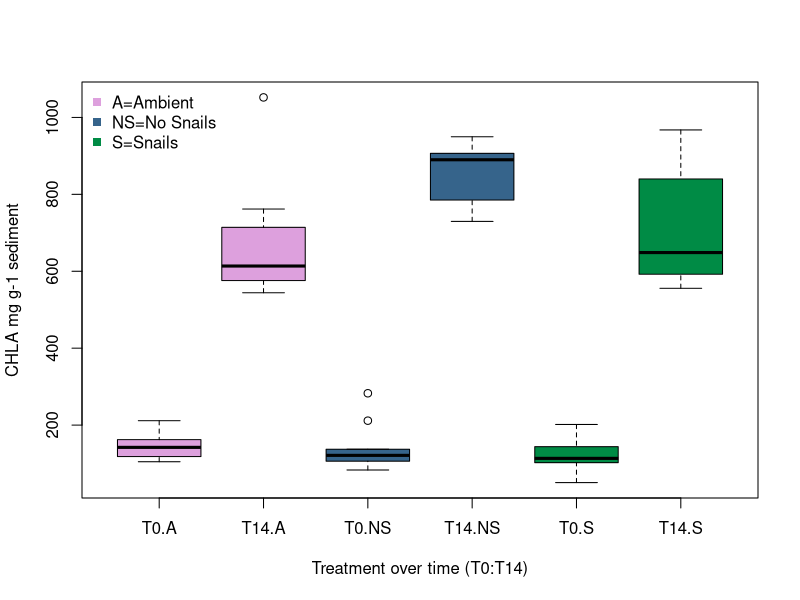
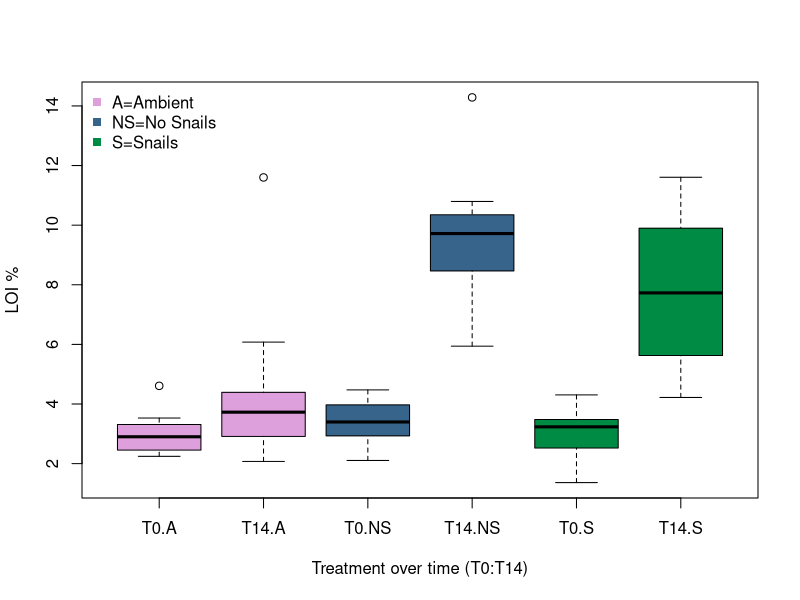
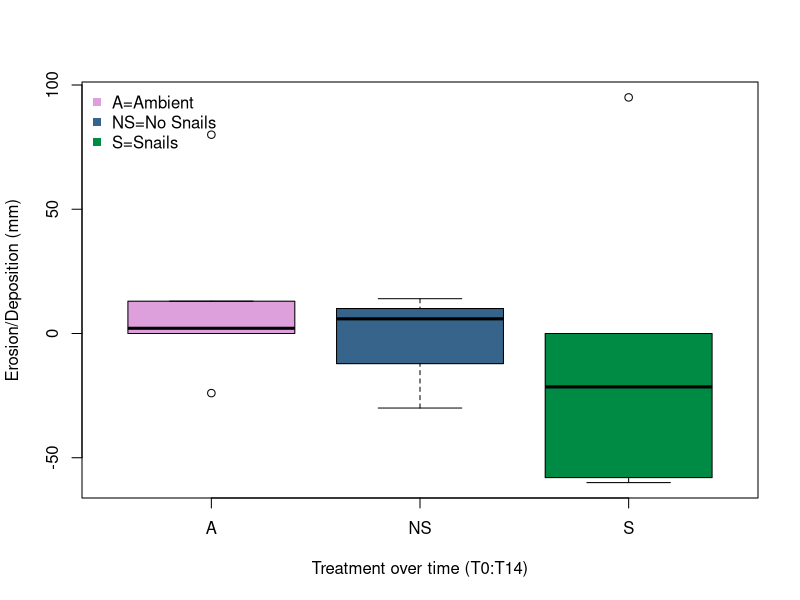

R code for these plots, in order:
## ---- chunk 1
knitr::opts_chunk$set(echo = TRUE)
## ---- chunk 2
mud_snails <- read.csv("./MudsnailsBMA_OCT2022.csv", skip = 4)
mud_snails$Treatment <- factor(mud_snails$Treatment, levels = c('A', 'NS', 'S'))
mud_snails$Time <- factor(mud_snails$Time, levels = c('T0', 'T14'))
mud_snails
## ---- chunk 3
CHLA_time_mod = lm(CHLA ~ Treatment + Time + Treatment:Time , data = mud_snails)
summary(CHLA_time_mod)
car::Anova(CHLA_time_mod, type = 3)

boxplot(CHLA ~  Time + Treatment, data = mud_snails,
ylab = "CHLA mg g-1 sediment", xlab = "Treatment over time (T0:T14)",
col= c('plum', 'plum', 'steelblue4', 'steelblue4', 'springgreen4', 'springgreen4'))
#legend
legend('topleft', c('A=Ambient', 'NS=No Snails', 'S=Snails'), col = c('plum', 'steelblue4', 'springgreen4'), 
       pch = 15 , bty = 'n')

## ---- chunk 4
OM_time_mod = lm(OM ~ Treatment + Time + Treatment:Time , data = mud_snails)
summary(OM_time_mod)
car::Anova(OM_time_mod, type = 3)

boxplot(OM ~  Time + Treatment, data = mud_snails,
ylab = "LOI %", xlab = "Treatment over time (T0:T14)",
col= c('plum', 'plum', 'steelblue4', 'steelblue4', 'springgreen4', 'springgreen4'))
#legend
legend('topleft', c('A=Ambient', 'NS=No Snails', 'S=Snails'), col = c('plum', 'steelblue4', 'springgreen4'), 
       pch = 15 , bty = 'n')

## ---- chunk 5
mud_snails$ErosDep <- with(mud_snails, ifelse(ErosDep == "N/A", NA, ifelse(ErosDep == "n/a", NA, as.numeric(ErosDep))))
boxplot(ErosDep ~ Treatment, data = mud_snails, ylab = 'Erosion/Deposition (mm)', xlab ='Treatment over time (T0:T14)', col= c('plum', 'steelblue4', 'springgreen4'), subset=Time == 'T14')
with(subset(mud_snails, Time == "T14"), tapply(ErosDep, list(Treatment), mean, na.rm = TRUE))
mean(mud_snails$ErosDep)
#legend
legend('topleft', c('A=Ambient', 'NS=No Snails', 'S=Snails'), col = c('plum', 'steelblue4', 'springgreen4'), 
       pch = 15 , bty = 'n')
ErosDep_mod = lm(ErosDep ~ Treatment, data = mud_snails, subset = Time == 'T14')
summary(ErosDep_mod)
car::Anova(ErosDep_mod, type = 3)
## ---- chunk 6
# type III-CHLA
CHLA_time_mod <- lm(CHLA ~ Treatment + Time + Treatment:Time , data = mud_snails)
car::Anova(CHLA_time_mod, type = 3)
